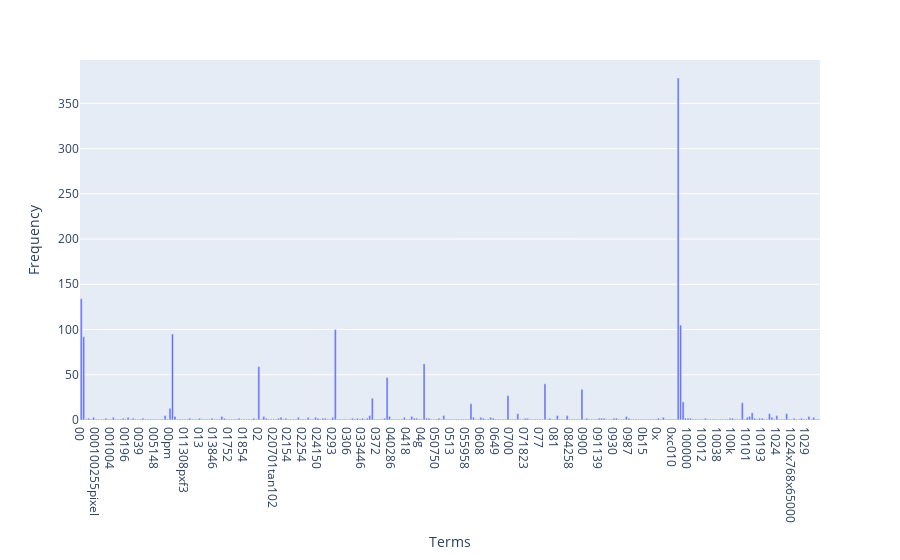

Notebook code cell kept with this figure:
### Markdown cell above
### >>> **Exercise 12 (take home):**
If you want a nicer interactive visualization here, I would encourage you try to install and use plotly to achieve this.

### Code cell
# Answer here
import numpy as np
import pandas as pd
import plotly.express as px


terms = count_vect.get_feature_names_out()[:300]
freqs = term_frequencies[:300]


df = pd.DataFrame({"Terms": terms, "Frequency": freqs})

fig = px.bar(df, y="Frequency", x="Terms", orientation="v")

fig.show()

### Figure 1 — Plotly figure (JSON) as saved in the notebook; plotly's stock layout.template omitted (floating-point values rounded to 4 significant figures; data arrays with more than 128 entries replaced by an {"elided": "..."} marker saying what was removed)
{"data": [{"hovertemplate": "Terms=%{x}<br>Frequency=%{y}<extra></extra>", "legendgroup": "", "marker": {"color": "#636efa", "pattern": {"shape": ""}}, "name": "", "orientation": "v", "showlegend": false, "textposition": "auto", "type": "bar", "x": {"elided": "300 str values"}, "xaxis": "x", "y": {"elided": "300 int values"}, "yaxis": "y"}], "layout": {"barmode": "relative", "legend": {"tracegroupgap": 0}, "margin": {"t": 60}, "xaxis": {"anchor": "y", "domain": [0, 1], "title": {"text": "Terms"}}, "yaxis": {"anchor": "x", "domain": [0, 1], "title": {"text": "Frequency"}}}}
